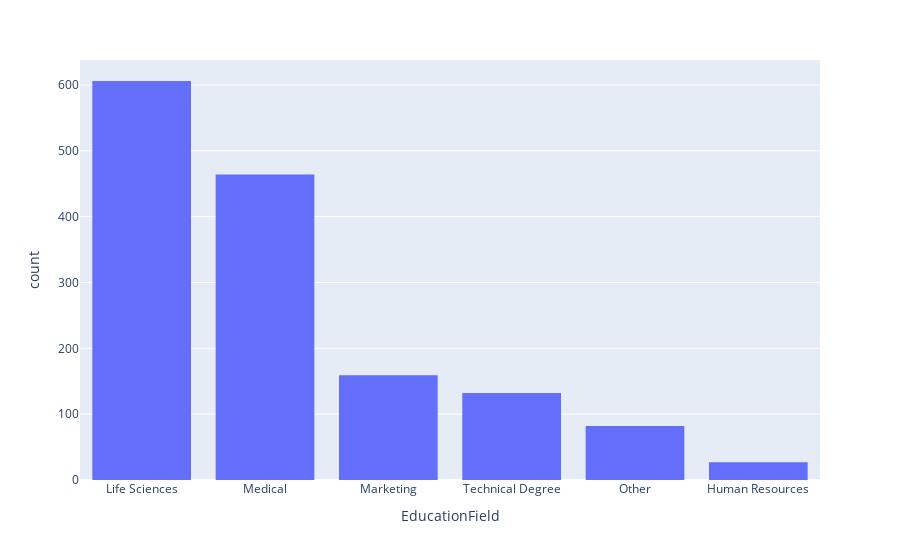

Notebook code cell kept with this figure:
### Code cell
px.histogram(df, x='EducationField', category_orders={"EducationField":df["EducationField"].value_counts().index})

### Figure 1 — Plotly figure (JSON) as saved in the notebook; plotly's stock layout.template omitted (floating-point values rounded to 4 significant figures; data arrays with more than 128 entries replaced by an {"elided": "..."} marker saying what was removed)
{"data": [{"alignmentgroup": "True", "bingroup": "x", "hovertemplate": "EducationField=%{x}<br>count=%{y}<extra></extra>", "legendgroup": "", "marker": {"color": "#636efa", "pattern": {"shape": ""}}, "name": "", "offsetgroup": "", "orientation": "v", "showlegend": false, "type": "histogram", "x": {"elided": "1470 str values"}, "xaxis": "x", "yaxis": "y"}], "layout": {"barmode": "relative", "legend": {"tracegroupgap": 0}, "margin": {"t": 60}, "xaxis": {"anchor": "y", "categoryarray": ["Life Sciences", "Medical", "Marketing", "Technical Degree", "Other", "Human Resources"], "categoryorder": "array", "domain": [0, 1], "title": {"text": "EducationField"}}, "yaxis": {"anchor": "x", "domain": [0, 1], "title": {"text": "count"}}}}
